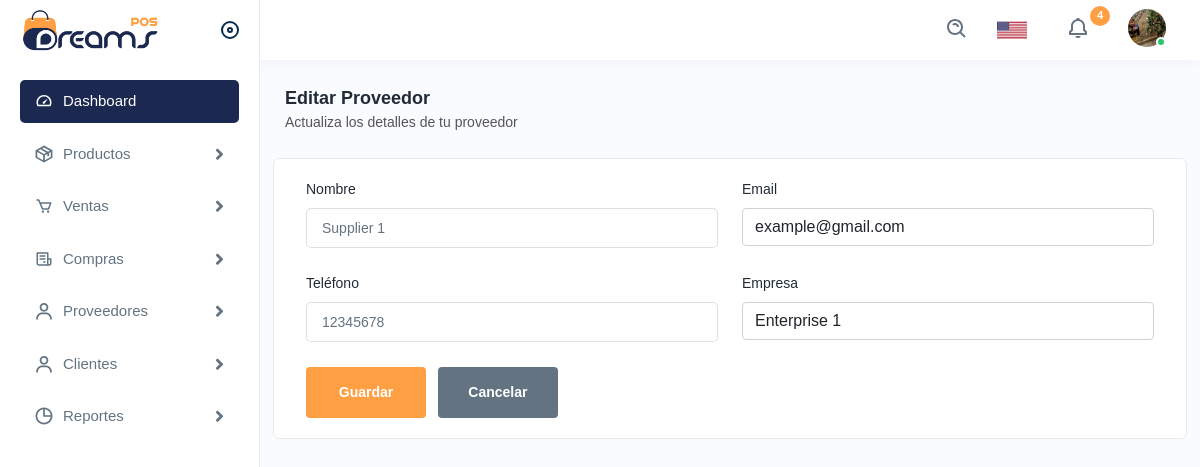
The page /update/supplier/1/ (signed in) on the database its author committed.
### backend/models.py (models this page shows, shortened)
class Proveedor(models.Model):
    nombre = models.CharField(max_length=100)
    email = models.EmailField(max_length=255, blank=True, null=True)
    telefono = models.CharField(max_length=15, blank=True, null=True)
    empresa = models.ForeignKey(Empresa, on_delete=models.CASCADE)

### backend/views.py (the view)
# urls.py: path('update/supplier/<int:pk>/', login_required(SupplierUpdateView.as_view()), name='update_supplier'),
class SupplierUpdateView(UpdateView):
    model = Proveedor
    form_class = SupplierForm
    template_name = 'dashboard/update_supplier.html'
    success_url = reverse_lazy('list_supplier')

### backend/forms.py
class SupplierForm(forms.ModelForm):
    class Meta:
        model = Proveedor
        fields = '__all__'

### backend/models.py (called while the page is built)
    def __str__(self):
        return self.nombre

### backend/templates/dashboard/update_supplier.html (shortened to what this page needs)
{% extends 'base.html' %}
{% load static %}
{% load widget_tweaks %}
{% block content %}
<div class="page-header">
    <div class="page-title">
        <h4>Editar Proveedor</h4>
        <h6>Actualiza los detalles de tu proveedor</h6>
    </div>
</div>
<div class="card">
    <div class="card-body">
        <form method="POST" enctype="multipart/form-data">
            <div class="row">
                <div class="col-lg-6 col-sm-6 col-12">
                    <div class="form-group">
                        <label for="{{ form.nombre.id_for_label }}">Nombre</label>
                        {% render_field form.nombre class="form-control" %}
                    </div>
                </div>
                <div class="col-lg-6 col-sm-6 col-12">
                    <div class="form-group">
                        <label for="{{ form.email.id_for_label }}">Email</label>
                        {% render_field form.email class="form-control" %}
                    </div>
                </div>
                <div class="col-lg-6 col-sm-6 col-12">
                    <div class="form-group">
                        <label for="{{ form.telefono.id_for_label }}">Teléfono</label>
                        {% render_field form.telefono class="form-control" %}
                    </div>
                </div>
                <div class="col-lg-6 col-sm-6 col-12">
                    <div class="form-group">
                        <label for="{{ form.empresa.id_for_label }}">Empresa</label>
                        {% render_field form.empresa class="form-control" %}
                    </div>
                </div>
                <div class="col-lg-12">
                    <button type="submit" class="btn btn-submit me-2">Guardar</button>
                    <a href="{% url 'list_supplier' %}" class="btn btn-cancel">Cancelar</a>
                </div>
            </div>
        </form>
    </div>
</div>
{% endblock content %}</div>

### rows shown on the page
Proveedor: nombre "Supplier 1", email "example@gmail.com", telefono "12345678", empresa "Enterprise 1"
